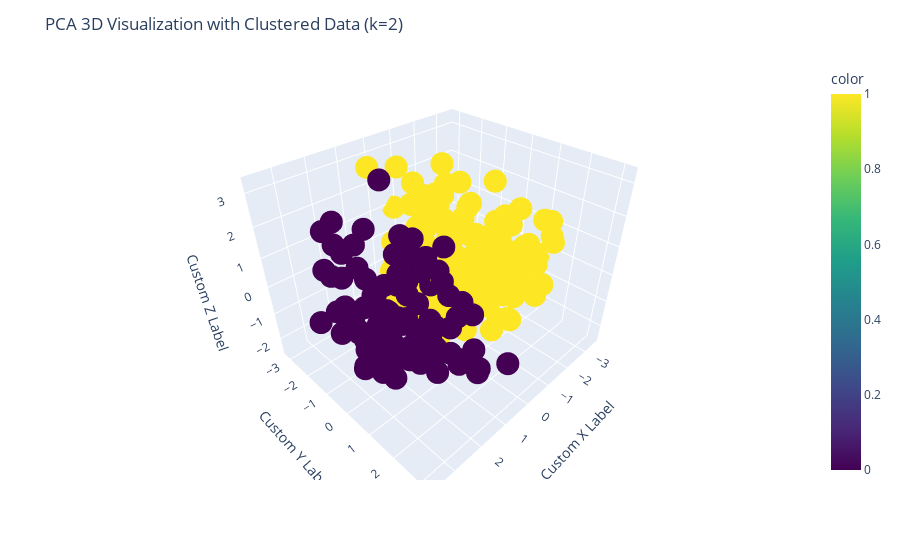

Notebook code for this chart:
### Code cell
# Visualização de PCA 3D e dados agrupados usando plotly
fig = px.scatter_3d(x=pca_result[:, 0], y=pca_result[:, 1], z=pca_result[:, 2],
                    color=kmeans_labels, color_continuous_scale='viridis')
fig.update_layout(scene=dict(xaxis_title='Custom X Label',
                             yaxis_title='Custom Y Label',
                             zaxis_title='Custom Z Label'),
                             title='PCA 3D Visualization with Clustered Data (k={})'.format(num_clusters))
fig.show()

### Figure 1 — Plotly figure (JSON) as saved in the notebook; plotly's stock layout.template omitted (floating-point values rounded to 4 significant figures; data arrays with more than 128 entries replaced by an {"elided": "..."} marker saying what was removed)
{"data": [{"hovertemplate": "x=%{x}<br>y=%{y}<br>z=%{z}<br>color=%{marker.color}<extra></extra>", "legendgroup": "", "marker": {"color": {"elided": "288 int values"}, "coloraxis": "coloraxis", "symbol": "circle"}, "mode": "markers", "name": "", "scene": "scene", "showlegend": false, "type": "scatter3d", "x": {"elided": "288 float values"}, "y": {"elided": "288 float values"}, "z": {"elided": "288 float values"}}], "layout": {"coloraxis": {"colorbar": {"title": {"text": "color"}}, "colorscale": [[0, "#440154"], [0.1111, "#482878"], [0.2222, "#3e4989"], [0.3333, "#31688e"], [0.4444, "#26828e"], [0.5556, "#1f9e89"], [0.6667, "#35b779"], [0.7778, "#6ece58"], [0.8889, "#b5de2b"], [1, "#fde725"]]}, "legend": {"tracegroupgap": 0}, "margin": {"t": 60}, "scene": {"domain": {"x": [0, 1], "y": [0, 1]}, "xaxis": {"title": {"text": "Custom X Label"}}, "yaxis": {"title": {"text": "Custom Y Label"}}, "zaxis": {"title": {"text": "Custom Z Label"}}}, "title": {"text": "PCA 3D Visualization with Clustered Data (k=2)"}}}
